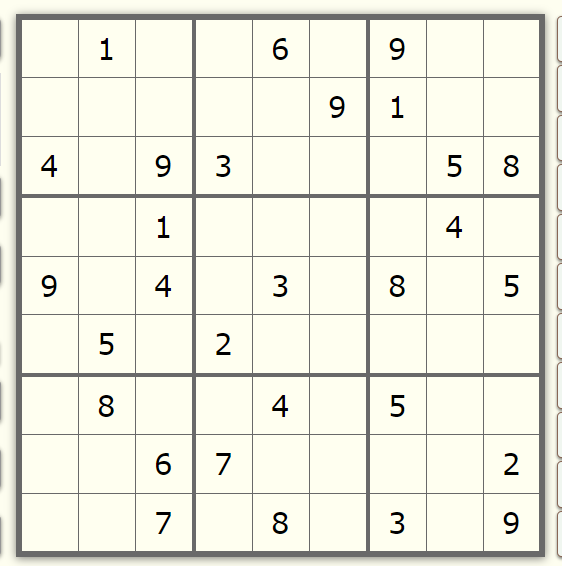
#> input picture ez.png, 562 x 566 px
$ jupyter execute --allow-errors main.ipynb
#> lines starting #> are read from the running program, lines starting #| are printed output that depends on the picture; after the words box and inside, x2 and y2 are one past the last pixel; in counts of white or black regions, pixels touching at a corner belong together
[cell 1]
# from tensorflow.keras.models import load_model
import matplotlib
import matplotlib.pyplot as plt
import pandas as pd
import keras
import tensorflow as tf
import numpy as np
import cv2

# [51 lines left out: functions solve, valid, print_board, find_empty, not called in this run]


def show1(a):
    plt.imshow(a, cmap=matplotlib.cm.binary, interpolation='nearest')
    return plt.axis('off')
# [4 lines left out: function show, not called in this run]


# 1 - Preprocessing Image
def preProcess(img):
    # return img
    # CONVERT IMAGE TO GRAY SCALE
    imgGray = cv2.cvtColor(img, cv2.COLOR_BGR2GRAY)
    imgBlur = cv2.GaussianBlur(imgGray, (5, 5), 1)  # ADD GAUSSIAN BLUR
    # imgBlur = imgGray
    # return imgBlur
    imgThreshold = cv2.adaptiveThreshold(
        imgBlur, 255, 1, 1, 11, 2)  # APPLY ADAPTIVE THRESHOLD
    return imgThreshold


# 3 - Reorder points for Warp Perspective
def reorder(myPoints):
    myPoints = myPoints.reshape((4, 2))
    myPointsNew = np.zeros((4, 1, 2), dtype=np.int32)
    add = myPoints.sum(1)
    myPointsNew[0] = myPoints[np.argmin(add)]
    myPointsNew[3] = myPoints[np.argmax(add)]
    diff = np.diff(myPoints, axis=1)
    myPointsNew[1] = myPoints[np.argmin(diff)]
    myPointsNew[2] = myPoints[np.argmax(diff)]

    return myPointsNew


# 3 - FINDING THE BIGGEST COUNTOUR ASSUING THAT IS THE SUDUKO PUZZLE
def biggestContour(contours):
    biggest = np.array([])
    max_area = 0
    for i in contours:
        area = cv2.contourArea(i)
        if area > 50:
            peri = cv2.arcLength(i, True)
            approx = cv2.approxPolyDP(i, 0.02 * peri, True)
            if area > max_area and len(approx) == 4:
                biggest = approx
                max_area = area
    return biggest, max_area


# 4 - TO SPLIT THE IMAGE INTO 81 DIFFRENT IMAGES
# [97 lines left out: functions splitBoxes, getPredection, displayNumbers, drawGrid, stackImages, not called in this run]

#> (a cell that did not finish here is left out)

[cell 3]
image = 'ez.png'
# image = 'sample2.png'
# image = 'sample.jpg'
img_size = 1800

[cell 4]
img = cv2.imread(image)
#> img is the input picture: shape (566, 562, 3); mean B, G, R 223.6, 236.9, 236.9
img = cv2.resize(img, (img_size, img_size))  # RESIZE IMAGE TO MAKE IT A SQUARE IMAGE
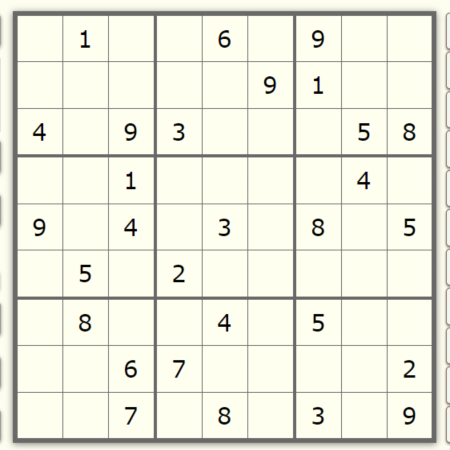
#> img: shape (1800, 1800, 3) (shown at 1/4 size); mean B, G, R 223.6, 236.9, 236.9
imgBlank = np.zeros((img_size, img_size, 3), np.uint8)  # CREATE A BLANK IMAGE FOR TESTING DEBUGING IF REQUIRED
imgThreshold = preProcess(img)
#> in preProcess, `imgThreshold = cv2.adaptiveThreshold( imgBlur, 255, 1, 1, 11, 2)`:
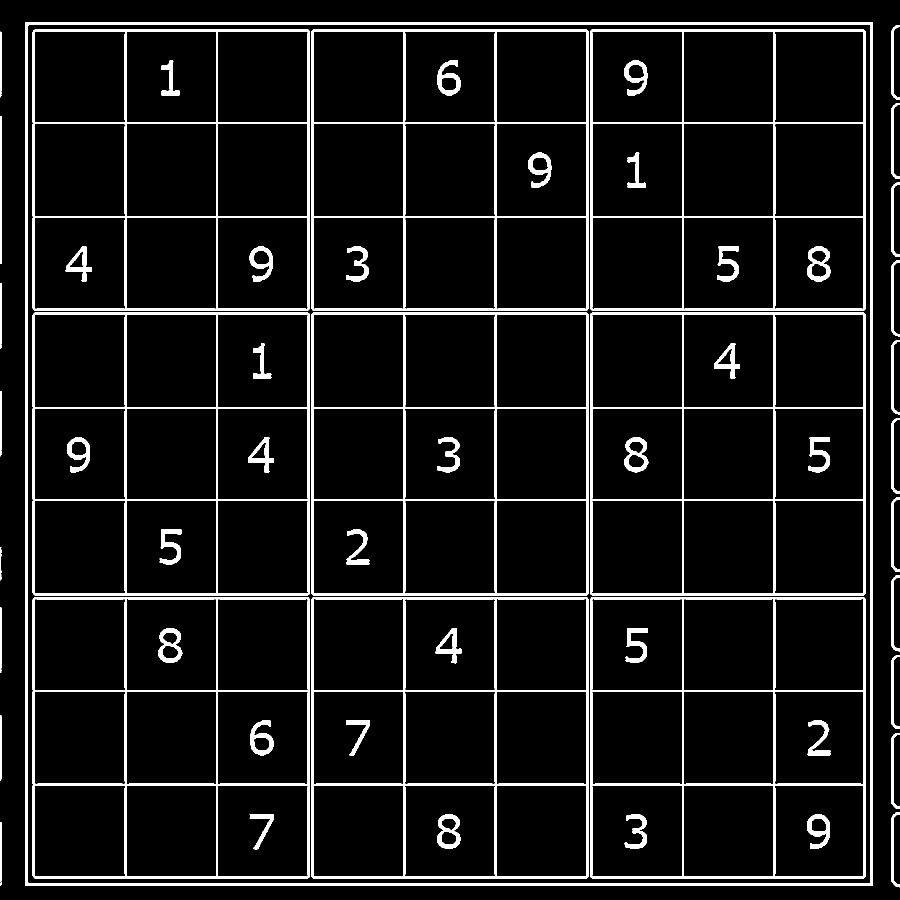
#> imgThreshold: shape (1800, 1800) (shown at 1/2 size); 8.3% white; 60 white regions (2 under 20 px)

[cell 5]
imgContours = img.copy() # COPY IMAGE FOR DISPLAY PURPOSES
imgBigContour = img.copy() # COPY IMAGE FOR DISPLAY PURPOSES
contours, hierarchy = cv2.findContours(imgThreshold, cv2.RETR_EXTERNAL, cv2.CHAIN_APPROX_SIMPLE) # FIND ALL CONTOURS
#> contours = 22 contours, 2 with area under 20; largest, box (x1, y1, x2, y2) and area: (51, 44, 1746, 1772) 2921814, (0, 232, 3, 528) 590, (1783, 1466, 1800, 1617) 540, (1783, 1151, 1800, 1303) 539, (1783, 206, 1800, 358) 538
# cv2.drawContours(imgContours, contours, -1, (0, 255, 0), 3) # DRAW ALL DETECTED CONTOURS
# show1(imgContours)

[cell 6]
biggest, maxArea = biggestContour(contours) # FIND THE BIGGEST CONTOUR
#> the loop in biggestContour, `for i in contours:` made 22 passes
#> (i, area, peri, approx) on pass 18: ([[0, 232], [0, 527], [2, 527], [2, 232]], 590, 594, [[0, 232], [2, 527]])
#> after the loop in biggestContour, `for i in contours:`: max_area = 2921814
#> biggest = [[51, 44], [51, 1771], [1744, 1771], [1745, 45]]; maxArea = 2921814
# print(biggest)
if biggest.size != 0:
    biggest = reorder(biggest)
#> in reorder, `myPoints = myPoints.reshape((4, 2))`: myPoints = [[51, 44], [51, 1771], [1744, 1771], [1745, 45]]
#> in reorder, `add = myPoints.sum(1)`: add = [95, 1822, 3515, 1790]
#> in reorder, `diff = np.diff(myPoints, axis=1)`: diff = [-7, 1720, 27, -1700]
#> biggest = [[51, 44], [1745, 45], [51, 1771], [1744, 1771]]
    print(biggest)
#| [[[  51   44]]
#|  [[1745   45]]
#|  [[  51 1771]]
#|  [[1744 1771]]]
    cv2.drawContours(imgBigContour, biggest, -1, (0, 0, 255), 25) # DRAW THE BIGGEST CONTOUR
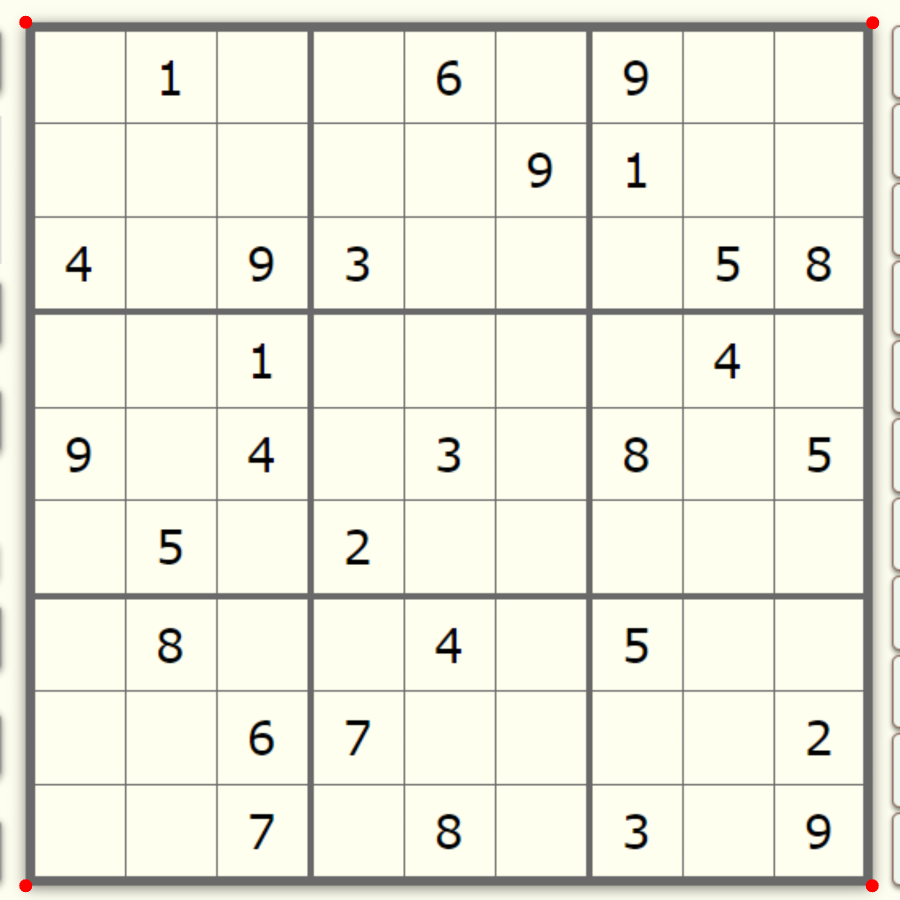
#> imgBigContour: shape (1800, 1800, 3) (shown at 1/2 size); 0.07% of pixels changed, all inside (x1, y1, x2, y2) = (38, 31, 1759, 1785)
    pts1 = np.float32(biggest) # PREPARE POINTS FOR WARP
#> pts1 = [[51, 44], [1745, 45], [51, 1771], [1744, 1771]]
    pts2 = np.float32([[0, 0],[img_size, 0], [0, img_size],[img_size, img_size]]) # PREPARE POINTS FOR WARP
    matrix = cv2.getPerspectiveTransform(pts1, pts2) # GER
#> matrix = [[1.06, 4.12e-18, -54.16], [-0.000615, 1.04, -45.8], [-3.42e-07, -3.42e-07, 1]]
    imgWarpColored = cv2.warpPerspective(img, matrix, (img_size, img_size))
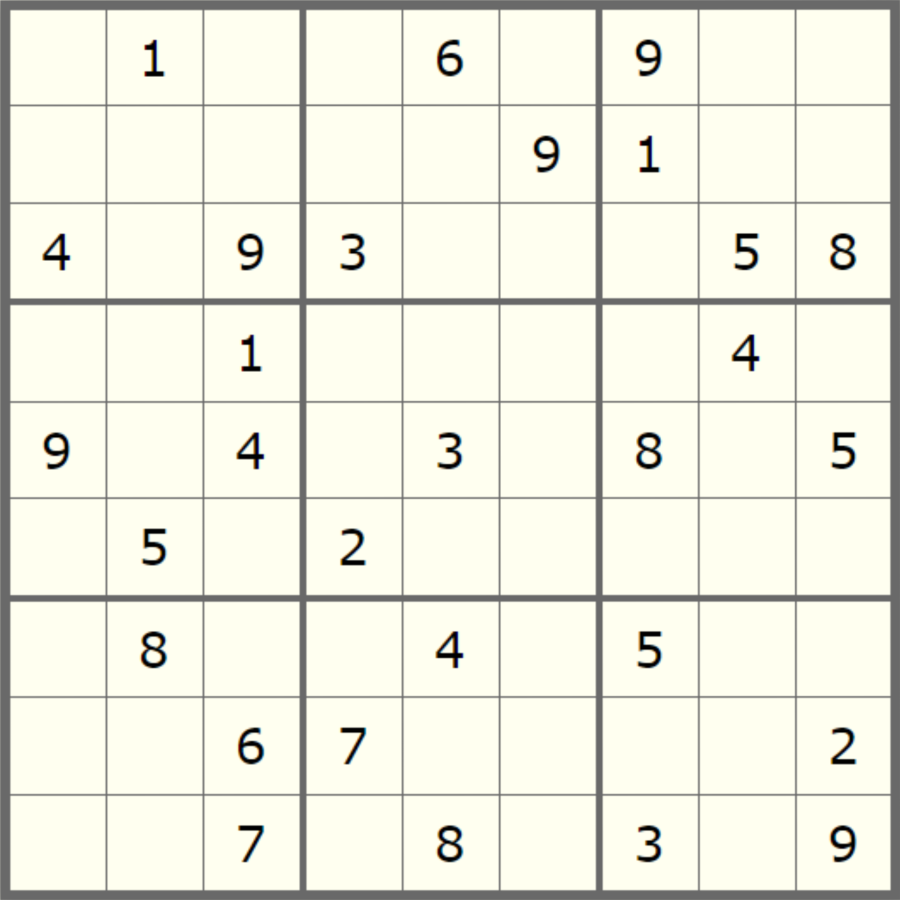
#> imgWarpColored: shape (1800, 1800, 3) (shown at 1/2 size); mean B, G, R 224.3, 237.6, 237.7
    imgDetectedDigits = imgBlank.copy()
    imgWarpColored = cv2.cvtColor(imgWarpColored,cv2.COLOR_BGR2GRAY)
#> imgWarpColored: shape (1800, 1800)
# stackImages(imgWarpColored)
# show1(imgWarpColored)

[cell 7]
imgSolvedDigits = imgBlank.copy()


def zoom(img, zoom_factor=2):
    return cv2.resize(img, None, fx=zoom_factor, fy=zoom_factor)
# boxes = splitBoxes(imgWarpColored)


# boxes[1].shape
img = imgWarpColored
# cropped = img[200:300, 150:250]
rows = np.vsplit(img, 9)
#> rows = 9 items
boxes = []
for r in rows:
    cols = np.hsplit(r, 9)
    for box in cols:
        boxes.append(box)
#> this loop made 9 passes
#> after the loop, boxes = 81 items


# [20 lines of commented-out code are left out]
#> (the rest of this cell did not finish here and is left out)

$ run again, with sample2.png copied over ez.png
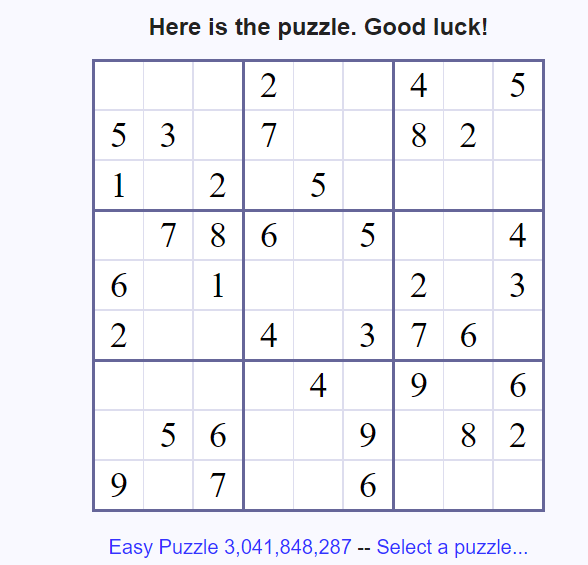
#> input picture sample2.png, 588 x 565 px
#> img is the input picture: shape (565, 588, 3); mean B, G, R 247, 241.7, 241.7
#> img: shape (1800, 1800, 3)
#> in preProcess, `imgThreshold = cv2.adaptiveThreshold( imgBlur, 255, 1, 1, 11, 2)`:
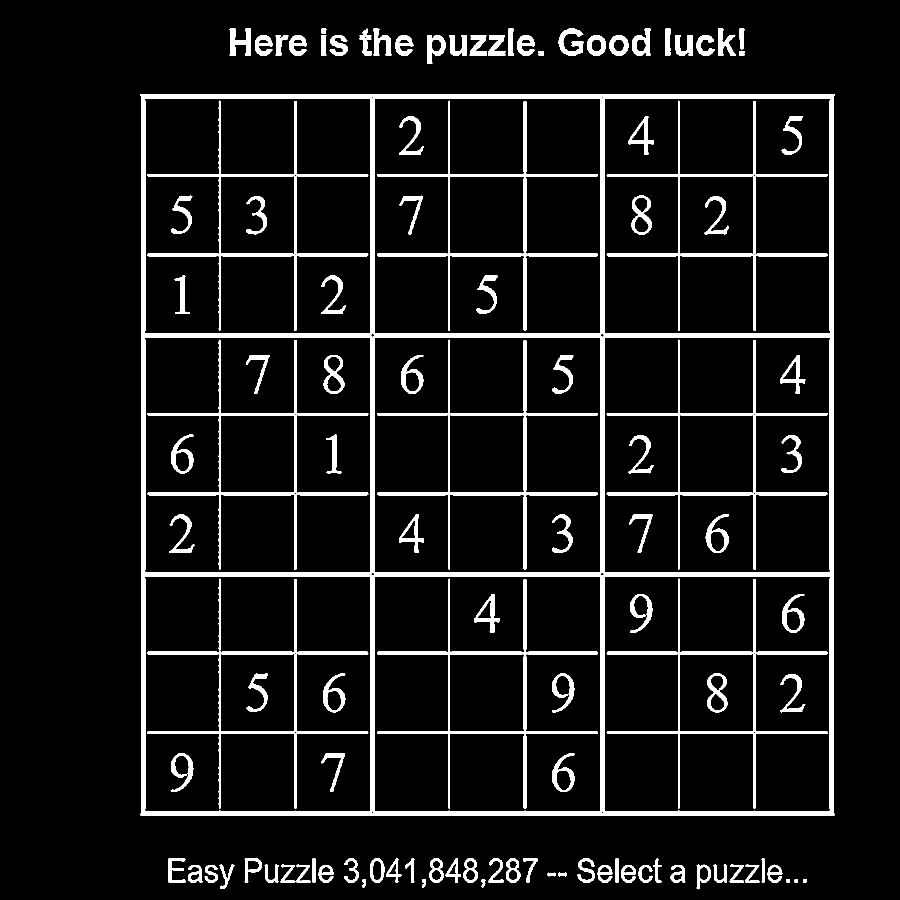
#> imgThreshold: shape (1800, 1800) (shown at 1/2 size); 7.8% white; 113 white regions
#> contours = 68 contours; largest, box (x1, y1, x2, y2) and area: (281, 188, 1669, 1632) 1997186, (854, 70, 891, 128) 1413, (1264, 57, 1301, 112) 1374, (1218, 70, 1257, 112) 1209, (1174, 70, 1212, 112) 1206
#> the loop in biggestContour, `for i in contours:` made 68 passes
#> (area, peri, biggest, max_area) on passes 25, 41: (241, 106.5, [[1231, 1717], [1230, 1763], [1235, 1765], [1236, 1717]], 241), (1997186, 5661.3, [[281, 188], [281, 1630], [1668, 1630], [1668, 188]], 1997186)
#> after the loop in biggestContour, `for i in contours:`: max_area = 1997186
#> `biggest, maxArea = biggestContour(contours)`: biggest = [[281, 188], [281, 1630], [1668, 1630], [1668, 188]]; maxArea = 1997186
#> myPoints has the same summary as biggest outside reorder
#> add = [469, 1911, 3298, 1856]
#> diff = [-93, 1349, -38, -1480]
#> `biggest = reorder(biggest)`: biggest = [[281, 188], [1668, 188], [281, 1630], [1668, 1630]]
#| [[[ 281  188]]
#|  [[1668  188]]
#|  [[ 281 1630]]
#|  [[1668 1630]]]
#> imgBigContour: shape (1800, 1800, 3); mean B, G, R 246.8, 241.6, 241.7
#> pts1 has the same summary as biggest
#> matrix = [[1.3, 3.03e-19, -364.7], [0, 1.25, -234.7], [1.14e-20, -1.09e-19, 1]]
#> `imgWarpColored = cv2.cvtColor(imgWarpColored,cv2.COLOR_BGR2GRAY)`:
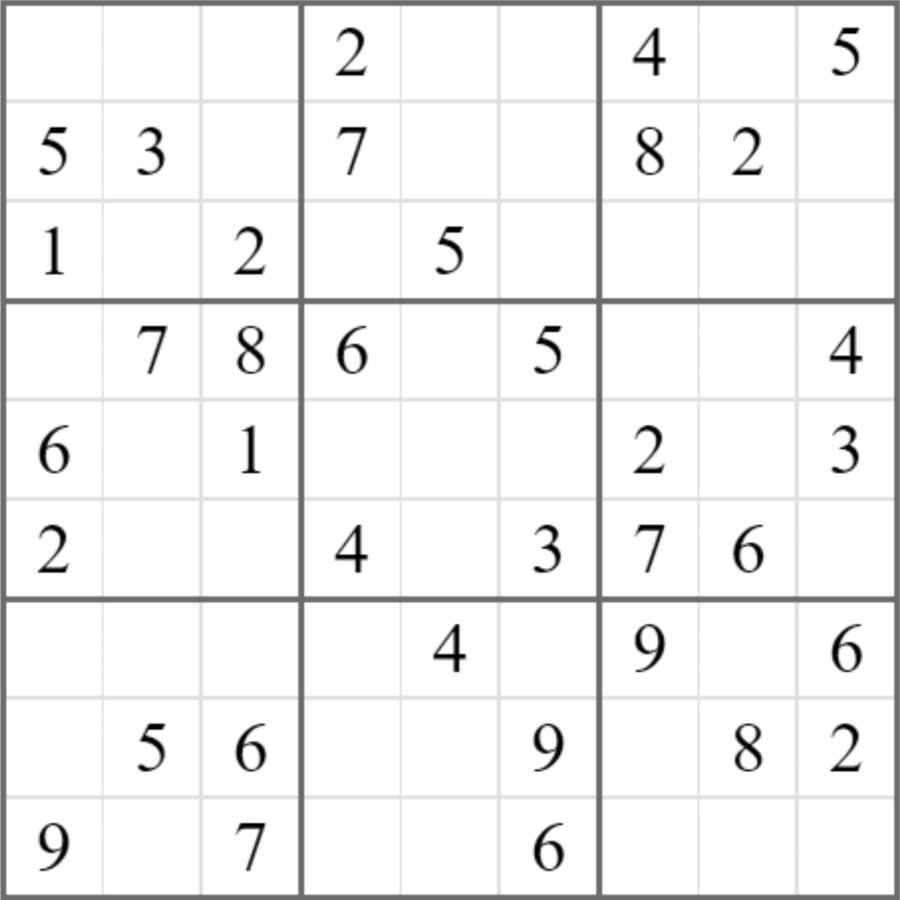
#> imgWarpColored: shape (1800, 1800) (shown at 1/2 size); min 0, max 255, mean 241.5
#> rows = 9 items
#> the loop `for r in rows:` made 9 passes
#> after the loop `for r in rows:`: boxes = 81 items
